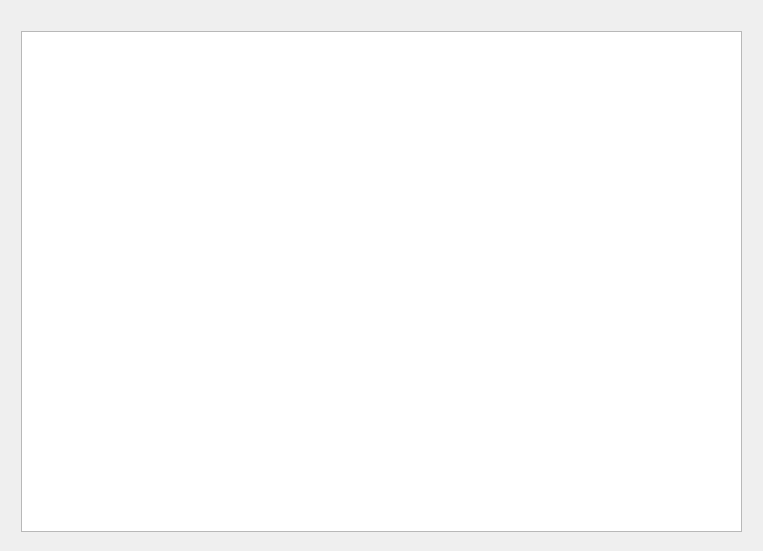
<?xml version="1.0" encoding="UTF-8"?>
<ui version="4.0">
 <class>View</class>
 <widget class="QWidget" name="View">
  <property name="geometry">
   <rect>
    <x>0</x>
    <y>0</y>
    <width>763</width>
    <height>551</height>
   </rect>
  </property>
  <property name="windowTitle">
   <string>Form</string>
  </property>
  <layout class="QGridLayout" name="gridLayout">
   <item row="0" column="0">
    <widget class="QStackedWidget" name="widgets">
     <widget class="QWidget" name="table_widget">
      <widget class="QTableView" name="table_view">
       <property name="geometry">
        <rect>
         <x>10</x>
         <y>20</y>
         <width>721</width>
         <height>501</height>
        </rect>
       </property>
      </widget>
     </widget>
     <widget class="QWidget" name="list_widget">
      <widget class="QListView" name="list_view">
       <property name="geometry">
        <rect>
         <x>10</x>
         <y>10</y>
         <width>721</width>
         <height>511</height>
        </rect>
       </property>
      </widget>
     </widget>
    </widget>
   </item>
  </layout>
 </widget>
 <resources/>
 <connections/>
</ui>
